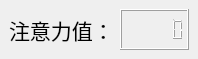
<?xml version="1.0" encoding="UTF-8"?>
<ui version="4.0">
 <class>AttentionShow</class>
 <widget class="QMainWindow" name="AttentionShow">
  <property name="geometry">
   <rect>
    <x>0</x>
    <y>0</y>
    <width>198</width>
    <height>59</height>
   </rect>
  </property>
  <property name="windowTitle">
   <string>MainWindow</string>
  </property>
  <widget class="QWidget" name="centralwidget">
   <layout class="QGridLayout" name="gridLayout">
    <item row="0" column="0">
     <widget class="QLabel" name="label">
      <property name="font">
       <font>
        <family>华文琥珀</family>
        <pointsize>16</pointsize>
       </font>
      </property>
      <property name="text">
       <string>注意力值：</string>
      </property>
     </widget>
    </item>
    <item row="0" column="1">
     <widget class="QLCDNumber" name="lcdNumber">
      <property name="smallDecimalPoint">
       <bool>true</bool>
      </property>
      <property name="digitCount">
       <number>5</number>
      </property>
     </widget>
    </item>
   </layout>
  </widget>
 </widget>
 <resources/>
 <connections/>
</ui>
